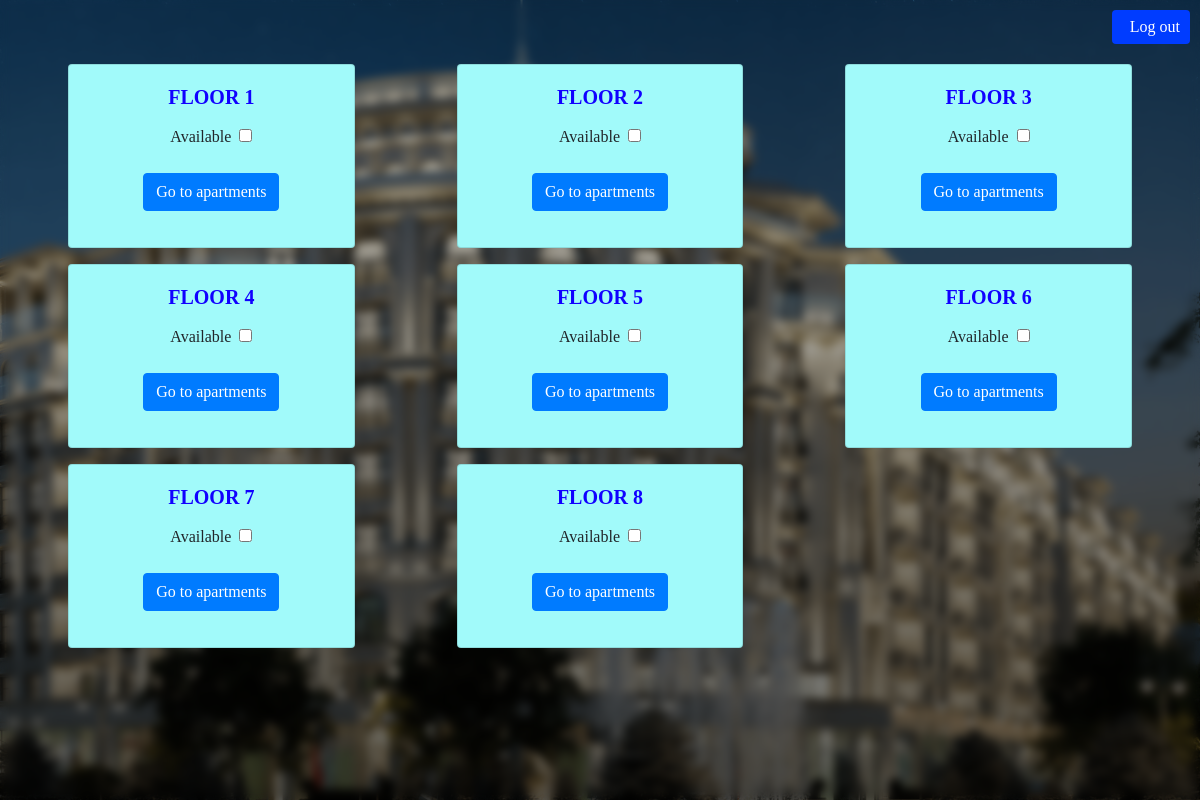
Page /cadmin/dashboard/A/ (signed in) on the committed database.
### planirovka/models.py (models this page shows, shortened)
class Floor(models.Model):
    floor_number = models.IntegerField()
    available = models.BooleanField(default=True)
    template = models.CharField(max_length=100, null=True, blank=True)
    building = models.ForeignKey(Building, on_delete=models.SET_NULL, null=True, related_name="floors")

### custom_admin/views.py (the view)
# urls.py: path('dashboard/<str:building_label>/', views.dashboard_building, name="dashboard_building"),
@login_required
def dashboard_building(request, building_label):
    floors = get_object_or_404(Building, building_label=building_label).floors.order_by('floor_number')
    context = {
        'building_label': building_label,
        'floors': floors
    }
    return render(request, 'custom_admin/dashboard.html', context)

### templates/custom_admin/dashboard.html (shortened to what this page needs)
{% extends "base.html" %}
{% load static %}
{% block style %}
<link rel="stylesheet" href="{% static 'css/admin-styles.css' %}">
{% endblock %}
{% block content %}
    <div class="container">
        <a href="javascript:{document.getElementById('logoutForm').submit()}" class="btn logout-btn">&nbsp;&nbsp;Log out</a>
        <div class="inner position-relative h-100">
            <div class="row">
                {% if floors %}
                {% for floor in floors %}
                <div class="col-lg-4 col-md-4 col-sm-4 col-xs-6">
                    <div class="card text-center">
                        <div class="card-body">
                            <h5 class="card-title">Floor {{floor.floor_number}}</h5>
                            <p class="card-text">
                                <form>
                                    <div class="form-group">
                                        <label class="mr-1" for="availCheck">Available</label>
                                        <input type="checkbox" name="available" class="check-control"
                                        data-csrf="{{csrf_token}}"
                                        data-type="floor"
                                        data-buildingLabel="{{building_label}}"
                                        data-floorNumber="{{floor.floor_number}}"
                                        data-url="{% url 'update' %}"
                                        >
                                    </div>
                                </form>
                                <a class="card-link btn btn-primary" href="{% url 'dashboard_floor' building_label floor.floor_number %}">Go to apartments</a>
                            </p>
                        </div>
                    </div>
                </div>
                {% endfor %}
                {% endif %}
            </div>
        </div>
    </div>
{% endblock %}

### oqsaroy/static/css/styles.css (style rules this page uses)
html, body { width: 100%; }
body { overflow: hidden; position: relative; font-family: 'tt_normsregular'; }

### oqsaroy/static/css/admin-styles.css (style rules this page uses)
.container { margin: 0 !important; padding: 0 !important; width: 100%; max-width: 100% !important; height: 100vh; background: url(../img/home-bg.png) no-repeat top; background-size: cover; }
.container .inner { padding: 2em; padding-top:4em; backdrop-filter: blur(5px); overflow:scroll; }
.logout-btn { padding: 5px 10px; border: none; background: rgb(0, 60, 255); color: white; position:fixed; top:10px; right: 10px; z-index: 10; }
.card { margin: auto; width: 80%; margin-bottom: 1em; background-color:rgb(161, 250, 250) !important; }
.card .card-title { font-weight: bold; text-transform: uppercase; color: rgb(17, 0, 255); }
.card .card-link { color: white; }

### rows in the picture
Floor: floor_number "1"
Floor: floor_number "2"
Floor: floor_number "3"
Floor: floor_number "4"
Floor: floor_number "5"
Floor: floor_number "6"
Floor: floor_number "7"
Floor: floor_number "8"
